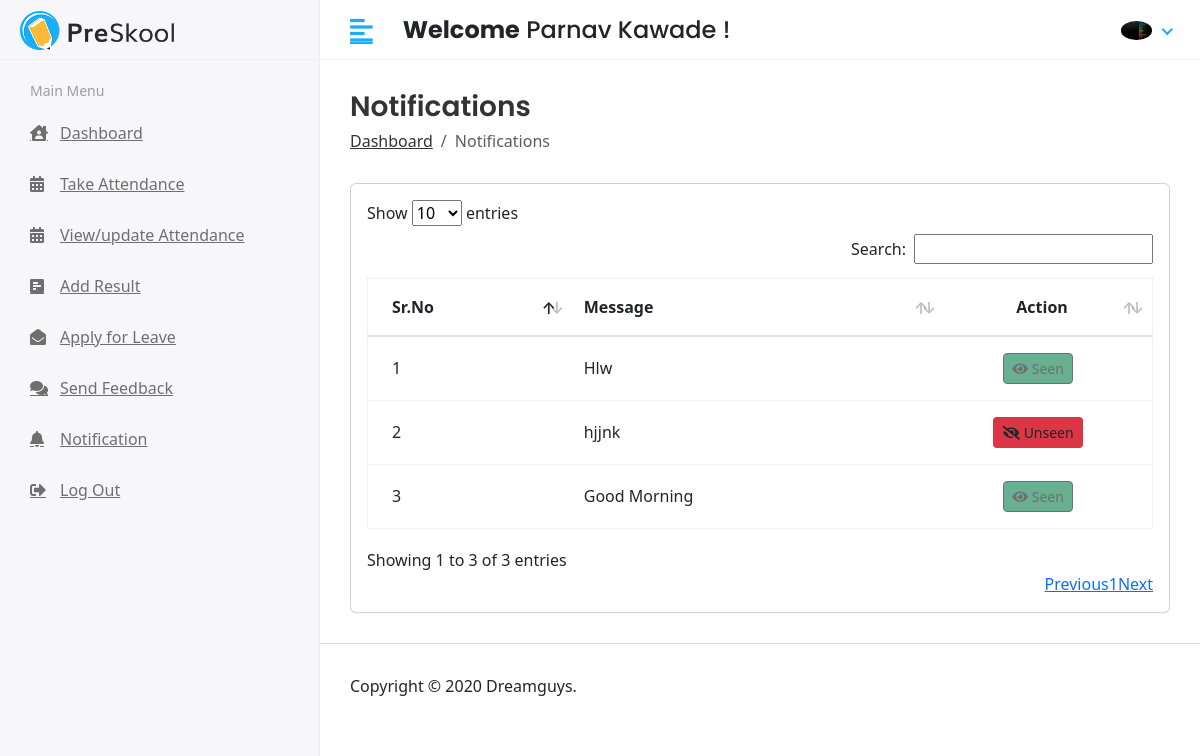
The page /teacher/notification (signed in) on the database as committed earlier.
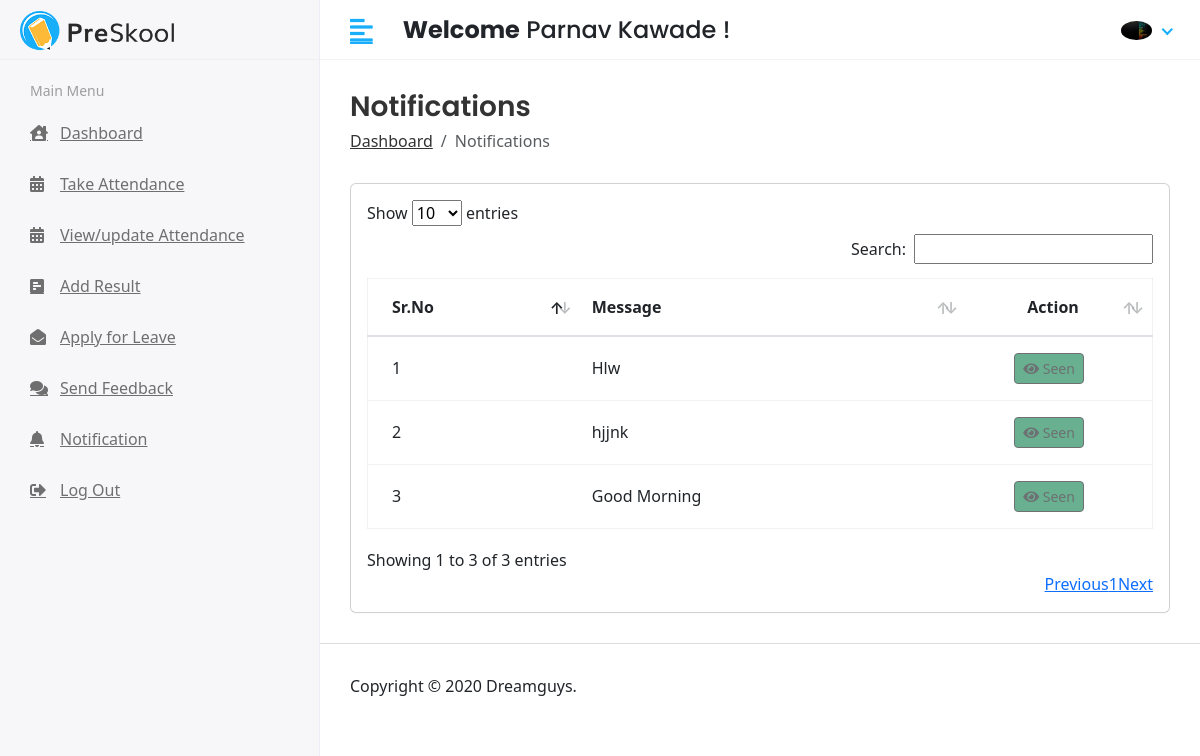
The same page on the database as committed later.
### app/models.py (models this page shows, shortened)
class Teacher_Notification(models.Model):
    teacher_id = models.ForeignKey(Teacher, on_delete=models.CASCADE)
    message = models.TextField()
    status = models.IntegerField(null=True,default=0)
    created_at = models.DateTimeField(auto_now_add=True)

### student_management_systems/Teacher_Views.py (the view)
# urls.py: path('teacher/notification', Teacher_Views.notifications, name='notifications'),
@login_required(login_url='/')
def notifications(request):
    teacherName = Teacher.objects.get(admin = request.user.id)
    print(teacherName)
    print(teacherName.id)
    notifi = Teacher_Notification.objects.filter(teacher_id = teacherName.id)
    context = {
        'notifi' : notifi
    }
    return render(request,'Teacher/notification.html',context)

### app/models.py (called while the page is built)
    def __str__(self):
         return self.admin.first_name + " "+ self.admin.last_name

### templates/Teacher/notification.html (shortened to what the changed rows need)
{% extends 'base.html' %}
{% block content %}
<div class="content container-fluid">
    <div class="row">
        <div class="col-sm-12">
            <div class="card card-table">
                <div class="card-body">
                    <div class="table-responsive">
                        <div id="DataTables_Table_0_wrapper" class="dataTables_wrapper dt-bootstrap4 no-footer">
                            <div class="row">
                                <div class="col-sm-12">
                                    <table id="table_id"
                                        class="table table-hover table-center mb-0  dataTable no-footer"
                                        id="DataTables_Table_0" role="grid" aria-describedby="DataTables_Table_0_info">
                                        <thead>
                                            <tr role="row">
                                                <th class="sorting_asc" tabindex="0" aria-controls="DataTables_Table_0"
                                                    rowspan="1" colspan="1" aria-sort="ascending"
                                                    aria-label="ID: activate to sort column descending"
                                                    style="width: 70.125px;">Sr.No</th>
                                                <th class="sorting" tabindex="0" aria-controls="DataTables_Table_0"
                                                    rowspan="1" colspan="1"
                                                    aria-label="Name: activate to sort column ascending"
                                                    style="width: 185.3px;">Message</th>
                                                <th class="text-center sorting" tabindex="0"
                                                    aria-controls="DataTables_Table_0" rowspan="1" colspan="1"
                                                    aria-label="Action: activate to sort column ascending"
                                                    style="width: 10.512px;">Action</th>
                                            </tr>
                                        </thead>
                                        <tbody>
                                            {% for i in notifi %}
                                            <tr role="row" class="odd">
                                                <td class="sorting_1">{{forloop.counter}}</td>
                                                <td> {{i.message}} </td>
                                                <td class="text-center">
                                                    <div class="actions">
                                                        {% if i.status == 0 %}
                                                        <a href="{% url 'seenNotification' i.id %}"
                                                            class="btn btn-sm bg-danger mr-2">
                                                            <i class="fa fa-eye-slash" aria-hidden="true"></i> Unseen
                                                        </a>
                                                        {% else %}
                                                        <button class="btn btn-sm bg-success mr-2" disabled="disabled">
                                                            <i class="fa fa-eye" aria-hidden="true"></i> Seen
                                                        </button>
                                                        {% endif %}
                                                </td>
                                            </tr>
                                            {% endfor %}
                                        </tbody>
                                    </table>
                                </div>
                            </div>
                        </div>
                    </div>
                </div>
            </div>
        </div>
    </div>
</div>
{% endblock content %}

Rows that differ between the two databases and show on the page:
changed Teacher_Notification "hjjnk": status "Unseen" → "Seen"
